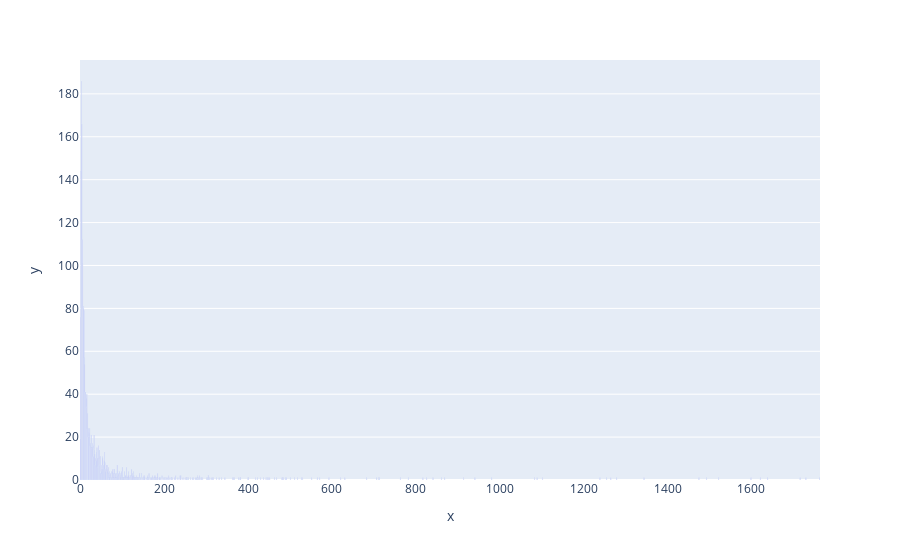

Notebook code cell kept with this figure:
### Code cell
px.bar(x = train_df_add[train_df.target == 1].session_timespan.value_counts().keys()
      , y = train_df_add[train_df.target == 1].session_timespan.value_counts()
      )

### Figure 1 — Plotly figure (JSON) as saved in the notebook; plotly's stock layout.template omitted (floating-point values rounded to 4 significant figures; data arrays with more than 128 entries replaced by an {"elided": "..."} marker saying what was removed)
{"data": [{"alignmentgroup": "True", "hoverlabel": {"namelength": 0}, "hovertemplate": "x=%{x}<br>y=%{y}", "legendgroup": "", "marker": {"color": "#636efa"}, "name": "", "offsetgroup": "", "orientation": "v", "showlegend": false, "textposition": "auto", "type": "bar", "x": {"elided": "277 int values"}, "xaxis": "x", "y": {"elided": "277 int values"}, "yaxis": "y"}], "layout": {"autosize": true, "barmode": "relative", "legend": {"tracegroupgap": 0}, "margin": {"t": 60}, "xaxis": {"anchor": "y", "autorange": true, "domain": [0, 1], "range": [-0.5, 1764.0], "title": {"text": "x"}, "type": "linear"}, "yaxis": {"anchor": "x", "autorange": true, "domain": [0, 1], "range": [0, 195.8], "title": {"text": "y"}, "type": "linear"}}}
